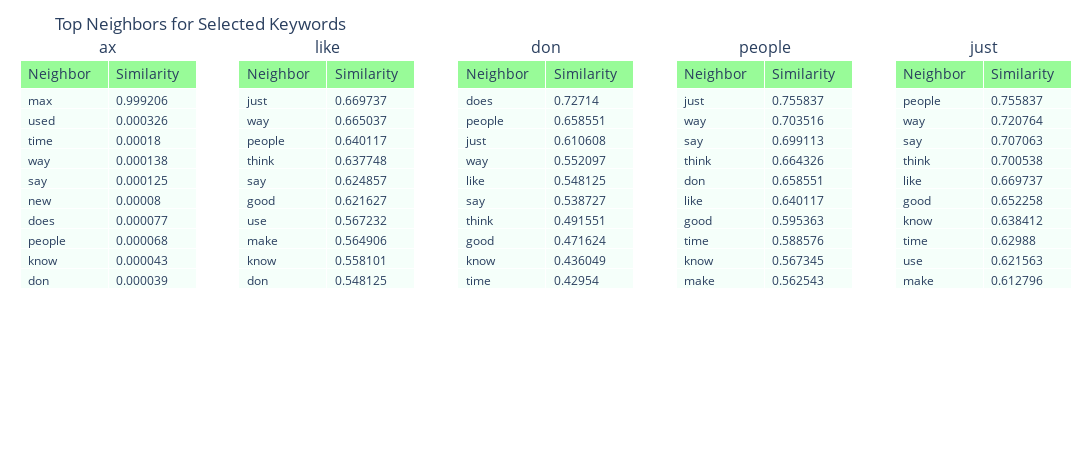

The cell this chart's notebook holds for it:
### Code cell
def find_top_neighbors(sim_row: _np.ndarray, terms: list[str], self_idx: int, top_k: int):
    sorted_idx = _np.argsort(-sim_row)
    sorted_idx = [i for i in sorted_idx if i != self_idx][:top_k]
    return [(terms[i], float(sim_row[i])) for i in sorted_idx]

analysis_keywords = target_keywords[:ANALYSIS_COUNT]
analysis_indices = [target_keywords.index(k) for k in analysis_keywords]

neighbors_map = {
    k: find_top_neighbors(similarity_matrix[idx], target_keywords, idx, TOP_NEIGHBORS)
    for k, idx in zip(analysis_keywords, analysis_indices)
}

neighbor_tables = {k: _pd.DataFrame(v, columns=["Neighbor", "Similarity"]) for k, v in neighbors_map.items()}

fig = _make_subplots(
    rows=1, cols=len(analysis_keywords),
    subplot_titles=analysis_keywords,
    specs=[[{"type": "table"}]*len(analysis_keywords)]
)

for i, k in enumerate(analysis_keywords):
    df = neighbor_tables[k]
    fig.add_trace(_go.Table(
        header=dict(values=["Neighbor", "Similarity"],
                    fill_color='palegreen', align='left', font=dict(size=14)),
        cells=dict(values=[df.Neighbor, df.Similarity.round(6)],
                   fill_color='mintcream', align='left', font=dict(size=12))
    ), row=1, col=i+1)

fig.update_layout(
    width=300*len(analysis_keywords),
    height=450,
    title_text="Top Neighbors for Selected Keywords",
    margin=dict(l=20, r=20, t=60, b=20)
)

fig.show()

### Figure 1 — Plotly figure (JSON) as saved in the notebook; plotly's stock layout.template omitted (floating-point values rounded to 4 significant figures)
{"data": [{"cells": {"align": "left", "fill": {"color": "mintcream"}, "font": {"size": 12}, "values": [["max", "used", "time", "way", "say", "new", "does", "people", "know", "don"], [0.9992, 0.000326, 0.00018, 0.000138, 0.000125, 8e-05, 7.7e-05, 6.8e-05, 4.3e-05, 3.9e-05]]}, "domain": {"x": [0, 0.168], "y": [0, 1]}, "header": {"align": "left", "fill": {"color": "palegreen"}, "font": {"size": 14}, "values": ["Neighbor", "Similarity"]}, "type": "table"}, {"cells": {"align": "left", "fill": {"color": "mintcream"}, "font": {"size": 12}, "values": [["just", "way", "people", "think", "say", "good", "use", "make", "know", "don"], [0.6697, 0.665, 0.6401, 0.6377, 0.6249, 0.6216, 0.5672, 0.5649, 0.5581, 0.5481]]}, "domain": {"x": [0.208, 0.376], "y": [0, 1]}, "header": {"align": "left", "fill": {"color": "palegreen"}, "font": {"size": 14}, "values": ["Neighbor", "Similarity"]}, "type": "table"}, {"cells": {"align": "left", "fill": {"color": "mintcream"}, "font": {"size": 12}, "values": [["does", "people", "just", "way", "like", "say", "think", "good", "know", "time"], [0.7271, 0.6586, 0.6106, 0.5521, 0.5481, 0.5387, 0.4916, 0.4716, 0.436, 0.4295]]}, "domain": {"x": [0.416, 0.584], "y": [0, 1]}, "header": {"align": "left", "fill": {"color": "palegreen"}, "font": {"size": 14}, "values": ["Neighbor", "Similarity"]}, "type": "table"}, {"cells": {"align": "left", "fill": {"color": "mintcream"}, "font": {"size": 12}, "values": [["just", "way", "say", "think", "don", "like", "good", "time", "know", "make"], [0.7558, 0.7035, 0.6991, 0.6643, 0.6586, 0.6401, 0.5954, 0.5886, 0.5673, 0.5625]]}, "domain": {"x": [0.624, 0.792], "y": [0, 1]}, "header": {"align": "left", "fill": {"color": "palegreen"}, "font": {"size": 14}, "values": ["Neighbor", "Similarity"]}, "type": "table"}, {"cells": {"align": "left", "fill": {"color": "mintcream"}, "font": {"size": 12}, "values": [["people", "way", "say", "think", "like", "good", "know", "time", "use", "make"], [0.7558, 0.7208, 0.7071, 0.7005, 0.6697, 0.6523, 0.6384, 0.6299, 0.6216, 0.6128]]}, "domain": {"x": [0.832, 1], "y": [0, 1]}, "header": {"align": "left", "fill": {"color": "palegreen"}, "font": {"size": 14}, "values": ["Neighbor", "Similarity"]}, "type": "table"}], "layout": {"annotations": [{"font": {"size": 16}, "showarrow": false, "text": "ax", "x": 0.084, "xanchor": "center", "xref": "paper", "y": 1, "yanchor": "bottom", "yref": "paper"}, {"font": {"size": 16}, "showarrow": false, "text": "like", "x": 0.292, "xanchor": "center", "xref": "paper", "y": 1, "yanchor": "bottom", "yref": "paper"}, {"font": {"size": 16}, "showarrow": false, "text": "don", "x": 0.5, "xanchor": "center", "xref": "paper", "y": 1, "yanchor": "bottom", "yref": "paper"}, {"font": {"size": 16}, "showarrow": false, "text": "people", "x": 0.708, "xanchor": "center", "xref": "paper", "y": 1, "yanchor": "bottom", "yref": "paper"}, {"font": {"size": 16}, "showarrow": false, "text": "just", "x": 0.916, "xanchor": "center", "xref": "paper", "y": 1, "yanchor": "bottom", "yref": "paper"}], "height": 450, "margin": {"b": 20, "l": 20, "r": 20, "t": 60}, "title": {"text": "Top Neighbors for Selected Keywords"}, "width": 1500}}
